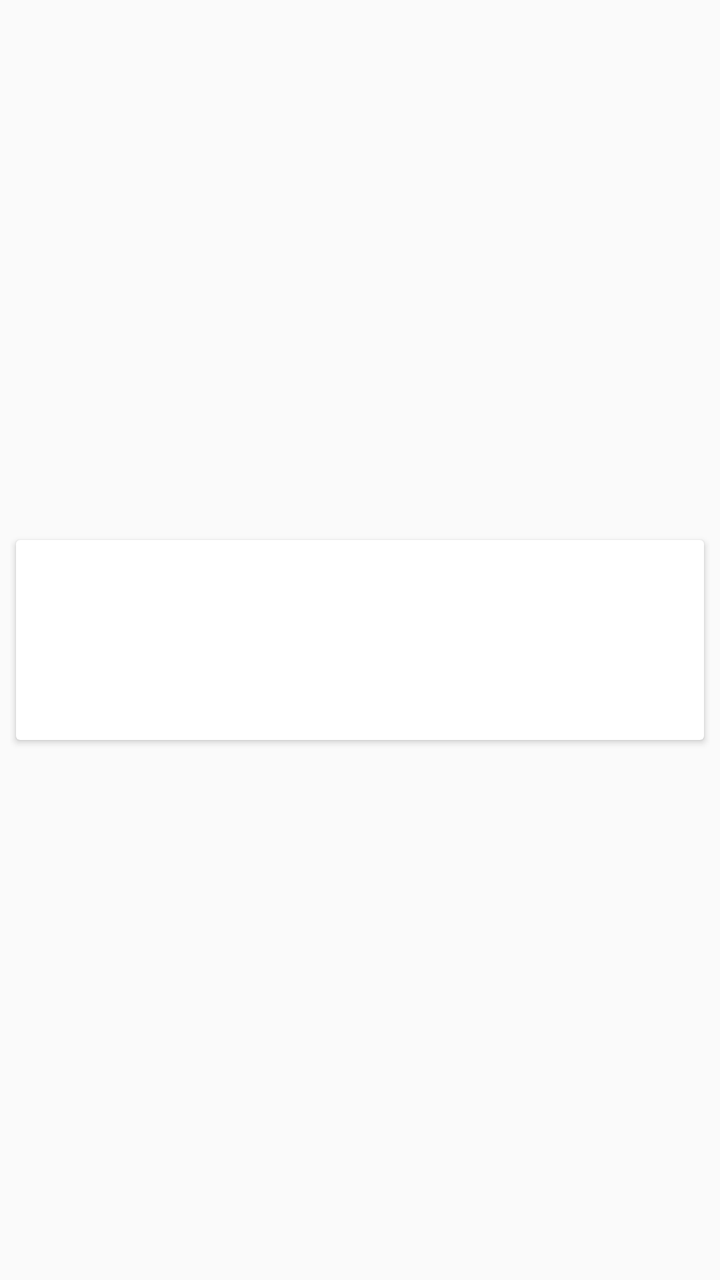
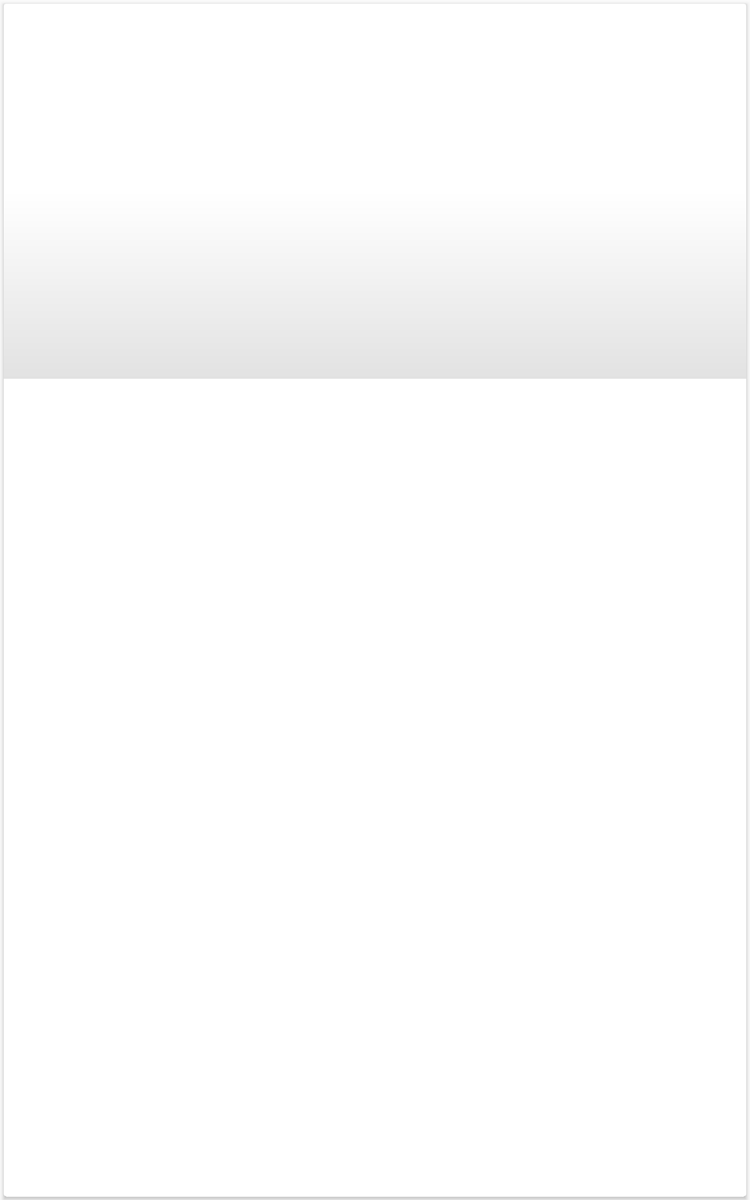

Compare how this app lays out the same screen by default and in its alternative resource folder. The renders come first, then the two layout files and the values they reference.
<!-- AndroidManifest.xml: application theme AppTheme -->
<!-- res/layout/card_view_layout.xml -->
<?xml version="1.0" encoding="utf-8"?>
<LinearLayout xmlns:android="http://schemas.android.com/apk/res/android"
    xmlns:card_view="http://schemas.android.com/tools"
    android:layout_width="match_parent"
    android:layout_height="wrap_content"
    android:id="@+id/card_view_layout"
    android:layout_marginTop="5dp"
    android:padding="5dp">


        <android.support.v7.widget.CardView
            android:id="@+id/card_view"
            android:layout_width="match_parent"
            android:layout_height="100dp"
            android:layout_gravity="center"
            android:layout_margin="3dp"
            card_view:cardBackgroundColor="@color/cardview_shadow_start_color"
            card_view:cardCornerRadius="3dp">

                <LinearLayout
                    android:layout_width="match_parent"
                    android:layout_height="match_parent">


                        <android.support.v7.widget.AppCompatImageView
                            android:id="@+id/recipe_thumbnail"
                            android:layout_width="wrap_content"
                            android:layout_height="wrap_content"
                            android:layout_margin="5dp"
                            />

                        <TextView
                            android:id="@+id/recipe_name"
                            android:layout_width="match_parent"
                            android:layout_height="match_parent"
                            android:gravity="center"
                            android:paddingLeft="10dp"
                            android:paddingRight="10dp"
                            android:paddingTop="10dp"
                            android:textSize="30sp" />


                </LinearLayout>

        </android.support.v7.widget.CardView>
</LinearLayout>
<!-- resources referenced by this layout -->
<resources>
  <color name="cardview_shadow_start_color">#37000000</color>
  <style name="AppTheme" parent="Theme.AppCompat.Light.NoActionBar">
      
          <item name="colorPrimary">@color/colorPrimary</item>
          <item name="colorPrimaryDark">@color/colorPrimaryDark</item>
          <item name="colorAccent">@color/colorAccent</item>
  
      </style>
  <color name="colorPrimary">#3F51B5</color>
  <color name="colorPrimaryDark">#303F9F</color>
  <color name="colorAccent">#FF4081</color>
</resources>
<!-- res/layout-sw600dp/card_view_layout.xml (the author's variant of the layout above) -->
<!-- drawn on a 7-inch tablet held upright -->
<?xml version="1.0" encoding="utf-8"?>
<FrameLayout xmlns:android="http://schemas.android.com/apk/res/android"
    xmlns:card_view="http://schemas.android.com/tools"
    android:layout_width="match_parent"
    android:layout_height="wrap_content"
    android:id="@+id/card_view_layout"
    android:adjustViewBounds="true">


    <android.support.v7.widget.CardView
        android:id="@+id/card_view"
        android:layout_width="match_parent"
        android:layout_height="match_parent"
        android:layout_gravity="center_vertical"
        android:layout_margin="3dp"
        card_view:cardCornerRadius="2dp">

        <FrameLayout
            android:layout_width="match_parent"
            android:layout_height="match_parent">


            <ImageView
                android:id="@+id/recipe_thumbnail"
                android:layout_width="match_parent"
                android:layout_height="300dp"
                android:background="?attr/selectableItemBackgroundBorderless"
                android:scaleType="centerCrop" />

            <View
                android:id="@+id/gradient"
                android:layout_width="match_parent"
                android:layout_height="300dp"
                android:background="@drawable/my_gradient_drawable"/>

            <TextView
                android:id="@+id/recipe_name"
                android:layout_width="wrap_content"
                android:layout_height="wrap_content"
                android:layout_gravity="bottom|right"
                android:paddingLeft="10dp"
                android:paddingRight="10dp"
                android:paddingTop="10dp"
                android:textColor="@color/white"
                android:textSize="24sp"
                android:textStyle="italic" />

        </FrameLayout>

    </android.support.v7.widget.CardView>
</FrameLayout>
<!-- resources referenced by the variant -->
<!-- as a 7-inch tablet held upright resolves them -->
<resources>
  <color name="white">#ffffff</color>
  <!-- drawable my_gradient_drawable (drawable) -->
  <?xml version="1.0" encoding="utf-8"?>
  <shape xmlns:android="http://schemas.android.com/apk/res/android">
      <gradient
          android:angle="-90"
          android:startColor="#00000000"
          android:centerColor="#00000000"
          android:endColor="#1d000000"
          android:type="linear"/>
  </shape>
  <style name="AppTheme" parent="Theme.AppCompat.Light.NoActionBar">
      
          <item name="colorPrimary">@color/colorPrimary</item>
          <item name="colorPrimaryDark">@color/colorPrimaryDark</item>
          <item name="colorAccent">@color/colorAccent</item>
  
      </style>
  <color name="colorPrimary">#3F51B5</color>
  <color name="colorPrimaryDark">#303F9F</color>
  <color name="colorAccent">#FF4081</color>
</resources>
